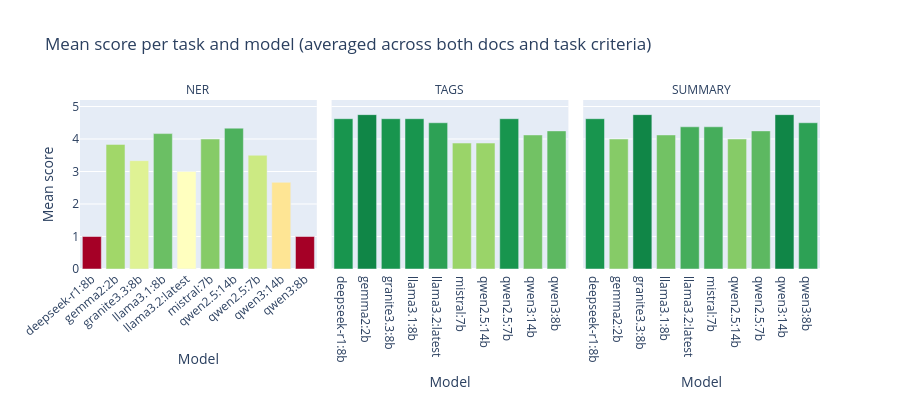

Notebook cell for this chart:
### Code cell
# Grouped bar chart: mean score per model, faceted by task
task_mean = (
    df.groupby(['model', 'task'])['score']
    .mean()
    .reset_index()
    .rename(columns={'score': 'mean_score'})
)

# Order models alphabetically
model_order = sorted(df['model'].unique().tolist())

fig = px.bar(
    task_mean,
    x='model',
    y='mean_score',
    facet_col='task',
    category_orders={'model': model_order, 'task': ['ner', 'tags', 'summary']},
    color='mean_score',
    color_continuous_scale='RdYlGn',
    range_color=[1, 5],
    labels={'mean_score': 'Mean score', 'model': 'Model'},
    title='Mean score per task and model (averaged across both docs and task criteria)',
    height=400,
)
fig.update_layout(xaxis_tickangle=-40, coloraxis_showscale=False)
fig.update_yaxes(range=[0, 5.2])
fig.for_each_annotation(lambda a: a.update(text=a.text.split('=')[-1].upper()))
fig.show()

### Figure 1 — Plotly figure (JSON) as saved in the notebook; plotly's stock layout.template omitted (floating-point values rounded to 4 significant figures)
{"data": [{"hovertemplate": "task=ner<br>Model=%{x}<br>Mean score=%{marker.color}<extra></extra>", "legendgroup": "", "marker": {"color": [1.0, 3.833, 3.333, 4.167, 3.0, 4.0, 4.333, 3.5, 2.667, 1.0], "coloraxis": "coloraxis", "pattern": {"shape": ""}}, "name": "", "orientation": "v", "showlegend": false, "textposition": "auto", "type": "bar", "x": ["deepseek-r1:8b", "gemma2:2b", "granite3.3:8b", "llama3.1:8b", "llama3.2:latest", "mistral:7b", "qwen2.5:14b", "qwen2.5:7b", "qwen3:14b", "qwen3:8b"], "xaxis": "x", "y": [1.0, 3.833, 3.333, 4.167, 3.0, 4.0, 4.333, 3.5, 2.667, 1.0], "yaxis": "y"}, {"hovertemplate": "task=tags<br>Model=%{x}<br>Mean score=%{marker.color}<extra></extra>", "legendgroup": "", "marker": {"color": [4.625, 4.75, 4.625, 4.625, 4.5, 3.875, 3.875, 4.625, 4.125, 4.25], "coloraxis": "coloraxis", "pattern": {"shape": ""}}, "name": "", "orientation": "v", "showlegend": false, "textposition": "auto", "type": "bar", "x": ["deepseek-r1:8b", "gemma2:2b", "granite3.3:8b", "llama3.1:8b", "llama3.2:latest", "mistral:7b", "qwen2.5:14b", "qwen2.5:7b", "qwen3:14b", "qwen3:8b"], "xaxis": "x2", "y": [4.625, 4.75, 4.625, 4.625, 4.5, 3.875, 3.875, 4.625, 4.125, 4.25], "yaxis": "y2"}, {"hovertemplate": "task=summary<br>Model=%{x}<br>Mean score=%{marker.color}<extra></extra>", "legendgroup": "", "marker": {"color": [4.625, 4.0, 4.75, 4.125, 4.375, 4.375, 4.0, 4.25, 4.75, 4.5], "coloraxis": "coloraxis", "pattern": {"shape": ""}}, "name": "", "orientation": "v", "showlegend": false, "textposition": "auto", "type": "bar", "x": ["deepseek-r1:8b", "gemma2:2b", "granite3.3:8b", "llama3.1:8b", "llama3.2:latest", "mistral:7b", "qwen2.5:14b", "qwen2.5:7b", "qwen3:14b", "qwen3:8b"], "xaxis": "x3", "y": [4.625, 4.0, 4.75, 4.125, 4.375, 4.375, 4.0, 4.25, 4.75, 4.5], "yaxis": "y3"}], "layout": {"annotations": [{"font": {}, "showarrow": false, "text": "NER", "x": 0.16, "xanchor": "center", "xref": "paper", "y": 1, "yanchor": "bottom", "yref": "paper"}, {"font": {}, "showarrow": false, "text": "TAGS", "x": 0.5, "xanchor": "center", "xref": "paper", "y": 1, "yanchor": "bottom", "yref": "paper"}, {"font": {}, "showarrow": false, "text": "SUMMARY", "x": 0.84, "xanchor": "center", "xref": "paper", "y": 1, "yanchor": "bottom", "yref": "paper"}], "barmode": "relative", "coloraxis": {"cmax": 5, "cmin": 1, "colorbar": {"title": {"text": "Mean score"}}, "colorscale": [[0, "rgb(165,0,38)"], [0.1, "rgb(215,48,39)"], [0.2, "rgb(244,109,67)"], [0.3, "rgb(253,174,97)"], [0.4, "rgb(254,224,139)"], [0.5, "rgb(255,255,191)"], [0.6, "rgb(217,239,139)"], [0.7, "rgb(166,217,106)"], [0.8, "rgb(102,189,99)"], [0.9, "rgb(26,152,80)"], [1, "rgb(0,104,55)"]], "showscale": false}, "height": 400, "legend": {"tracegroupgap": 0}, "title": {"text": "Mean score per task and model (averaged across both docs and task criteria)"}, "xaxis": {"anchor": "y", "categoryarray": ["deepseek-r1:8b", "gemma2:2b", "granite3.3:8b", "llama3.1:8b", "llama3.2:latest", "mistral:7b", "qwen2.5:14b", "qwen2.5:7b", "qwen3:14b", "qwen3:8b"], "categoryorder": "array", "domain": [0, 0.32], "tickangle": -40, "title": {"text": "Model"}}, "xaxis2": {"anchor": "y2", "categoryarray": ["deepseek-r1:8b", "gemma2:2b", "granite3.3:8b", "llama3.1:8b", "llama3.2:latest", "mistral:7b", "qwen2.5:14b", "qwen2.5:7b", "qwen3:14b", "qwen3:8b"], "categoryorder": "array", "domain": [0.34, 0.66], "matches": "x", "title": {"text": "Model"}}, "xaxis3": {"anchor": "y3", "categoryarray": ["deepseek-r1:8b", "gemma2:2b", "granite3.3:8b", "llama3.1:8b", "llama3.2:latest", "mistral:7b", "qwen2.5:14b", "qwen2.5:7b", "qwen3:14b", "qwen3:8b"], "categoryorder": "array", "domain": [0.68, 1.0], "matches": "x", "title": {"text": "Model"}}, "yaxis": {"anchor": "x", "domain": [0, 1], "range": [0, 5.2], "title": {"text": "Mean score"}}, "yaxis2": {"anchor": "x2", "domain": [0, 1], "matches": "y", "range": [0, 5.2], "showticklabels": false}, "yaxis3": {"anchor": "x3", "domain": [0, 1], "matches": "y", "range": [0, 5.2], "showticklabels": false}}}
